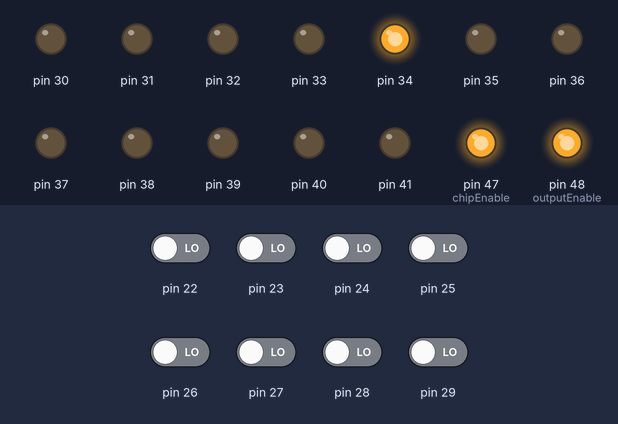
Simulated run of this sketch. Board: Arduino Mega 2560, built with avr-gcc and run on an emulated ATmega2560. Parts: output pins drawn as LEDs (lit = HIGH). The test bench sets the inputs (shaded band); at power-on: pin 22–29 LOW. What the sketch prints to the serial monitor is not drawn.

Above: at 0.1 s.
Timing chart, 0 to 1.6 s (numbered marks = the images above):
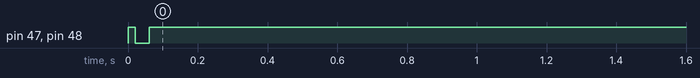

The sketch:

AT28C64-Burner.ino
```cpp
const byte DEBUG = true;

const int ON = LOW;
const int OFF = HIGH;

const int chipEnable = 47;
const int outputEnable = 48;
const int writeEnable = 49;

const int dataBase = 22,
    dataLength = 8;
const int addrBase = 30,
    addrLength = 13;

const byte program[] = {
      0xAD, 0x1F, 0x00, 0x8D, 0x03, 0x00,
      0xAD, 0x0B, 0x00, 0x8D, 0x02, 0x00,
      0xAD, 0x4A, 0x00, 0x20, 0x15, 0x00,
      0x4C, 0x00, 0x00, 0x48, 0xA9, 0x10,
      0x2C, 0x01, 0x00, 0xF0, 0xFB, 0x68,
      0x8D, 0x00, 0x00, 0x60
    };
const int baseAddress = 0xF;

void setup() {
  pinMode(chipEnable, OUTPUT);
  pinMode(outputEnable, OUTPUT);
  pinMode(writeEnable, OUTPUT);

  digitalWrite(chipEnable, OFF);
  digitalWrite(outputEnable, OFF);
  digitalWrite(writeEnable, OFF);

  Serial.begin(115200);

//  writeProgram();

  digitalWrite(writeEnable, OFF);
  delay(20);

  Serial.println(verifyProgram() ? "Written!" : "Error...");
}

void loop() {}

byte verifyProgram() {
  for (int i=0; i<sizeof(program); ++i) {
    int address = baseAddress + i;
    byte value = readByte(address);

    if (value != program[i] && i != 0) {
      Serial.println(value, 16);
      Serial.println(program[i], 16);
      return false;
    }
  }
  return true;
}

void writeProgram() {
  for (int i=0; i<sizeof(program); ++i) {
    int address = baseAddress + i;
    writeByte(address, program[i]);
  }
}

void test() {
  Serial.println("****************** BEGIN ******************");

  for (int i=0; i<=0xFF; ++i)
    writeByte(0xFFF + i, 0xBA);

  digitalWrite(writeEnable, OFF);
  delay(20);

  for (int i=0; i<=0xFF; ++i) {
    byte value = readByte(0xFFF + i);
    Serial.println(value, 16);
  }

  Serial.println("****************** END ********************");
}

byte readByte(int address) {
  writeToPins(addrBase, address, addrLength);

  digitalWrite(chipEnable, ON);
  digitalWrite(outputEnable, ON);

  byte data =  getDataOnPins();

  digitalWrite(outputEnable, OFF);
  digitalWrite(chipEnable, OFF);

  return data;
}

byte getDataOnPins() {
  byte value = 0;

  for (int i=0; i<dataLength; ++i) {
    int pin = dataBase + i;
    pinMode(pin, INPUT);

    int b = digitalRead(pin);
    if (b == HIGH) {
      bitSet(value, i);
    }
  }

  return value;
}

void writeByte(int addr, byte data) {
  if (DEBUG) {
    Serial.print("Writing ");
    printHex(data);
    Serial.print(" to ");
    Serial.println(addr);
  }

  digitalWrite(chipEnable, OFF);
  digitalWrite(outputEnable, ON);
  digitalWrite(writeEnable, OFF);

  writeToPins(dataBase, data, dataLength);
  delay(1);

  digitalWrite(chipEnable, ON);
  digitalWrite(outputEnable, OFF);

  writeToPins(addrBase, addr, addrLength);
  delay(1);

  digitalWrite(writeEnable, ON);
  digitalWrite(chipEnable, OFF);

  delay(5);
}

void writeToPins(int base, int data, int length) {
  for (int i=0; i<length; ++i) {
    int b = bitRead(data, i);
    int pin = base + i;

    pinMode(pin, OUTPUT);
    digitalWrite(pin, b == 1 ? HIGH : LOW);
  }
}

void printHex(char value) {
  Serial.print("0x");
  Serial.print(value & 0xFF, 16);
}
```

Measured:
- by itself, pin 47 (chipEnable), pin 48 (outputEnable): HIGH → LOW at 0.02 s, → HIGH 0.04 s later
